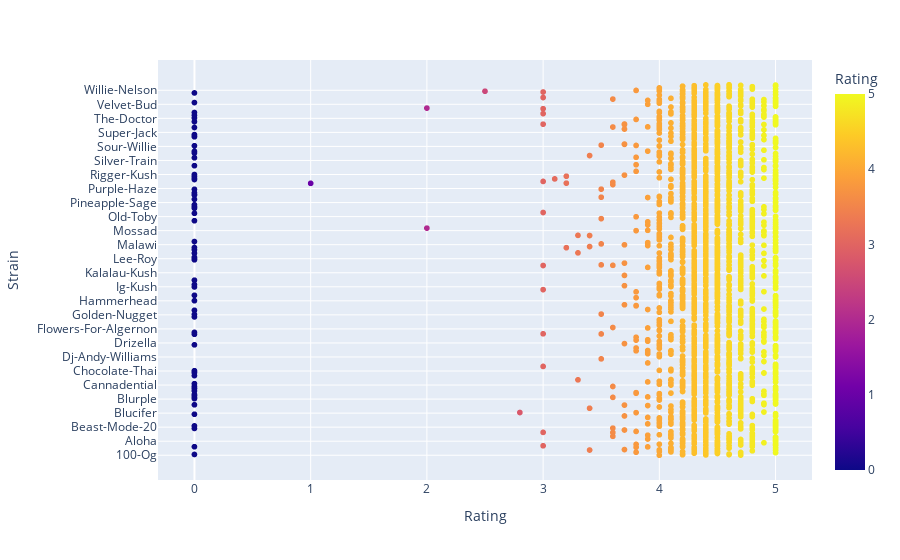

Write notebook code for a chart like this one.
### Code cell
px.scatter(df, x='Rating', y='Strain', color='Rating')

### Figure 1 — Plotly figure (JSON) as saved in the notebook; plotly's stock layout.template omitted (floating-point values rounded to 4 significant figures; data arrays with more than 128 entries replaced by an {"elided": "..."} marker saying what was removed)
{"data": [{"hovertemplate": "Rating=%{marker.color}<br>Strain=%{y}<extra></extra>", "legendgroup": "", "marker": {"color": {"elided": "2351 float values"}, "coloraxis": "coloraxis", "symbol": "circle"}, "mode": "markers", "name": "", "showlegend": false, "type": "scattergl", "x": {"elided": "2351 float values"}, "xaxis": "x", "y": {"elided": "2351 str values"}, "yaxis": "y"}], "layout": {"coloraxis": {"colorbar": {"title": {"text": "Rating"}}, "colorscale": [[0, "#0d0887"], [0.1111, "#46039f"], [0.2222, "#7201a8"], [0.3333, "#9c179e"], [0.4444, "#bd3786"], [0.5556, "#d8576b"], [0.6667, "#ed7953"], [0.7778, "#fb9f3a"], [0.8889, "#fdca26"], [1, "#f0f921"]]}, "legend": {"tracegroupgap": 0}, "margin": {"t": 60}, "xaxis": {"anchor": "y", "domain": [0, 1], "title": {"text": "Rating"}}, "yaxis": {"anchor": "x", "domain": [0, 1], "title": {"text": "Strain"}}}}
